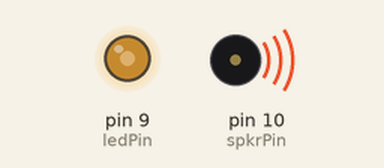
Simulated run of this sketch. Board: Arduino Uno, built with avr-gcc and run on an emulated ATmega328P. Shown: output pins drawn as LEDs (lit = HIGH), buzzer (waves = sounding). Pins used as bus, display or sensor lines are not drawn.

Above: at 0.1 s.
Timing chart, 0 to 1.6 s (numbered marks = the images above):
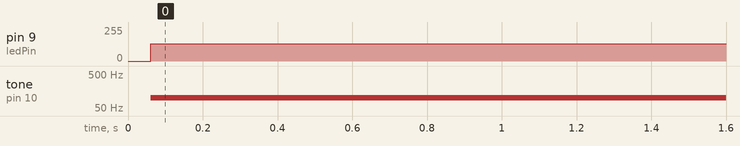

The sketch:

blink.ino
```cpp
int ledPin = 9;    // LED connected to digital pin 9
int spkrPin = 10;

void setup() {
  // nothing happens in setup
}

short n = 0;
short s = 0;

void loop()
{
  analogWrite(ledPin, s*255);
  analogWrite(spkrPin, s*255);
  delay(n);
  s = (s == 0?1:0);
  n = (n+1) % 50;
  n = 5;
}
```

Measured:
- by itself, pin 9 (ledPin): 0/255 → 128/255 at 0.06 s
- by itself, tone on pin 10 (spkrPin): silent → 99 Hz at 0.06 s
